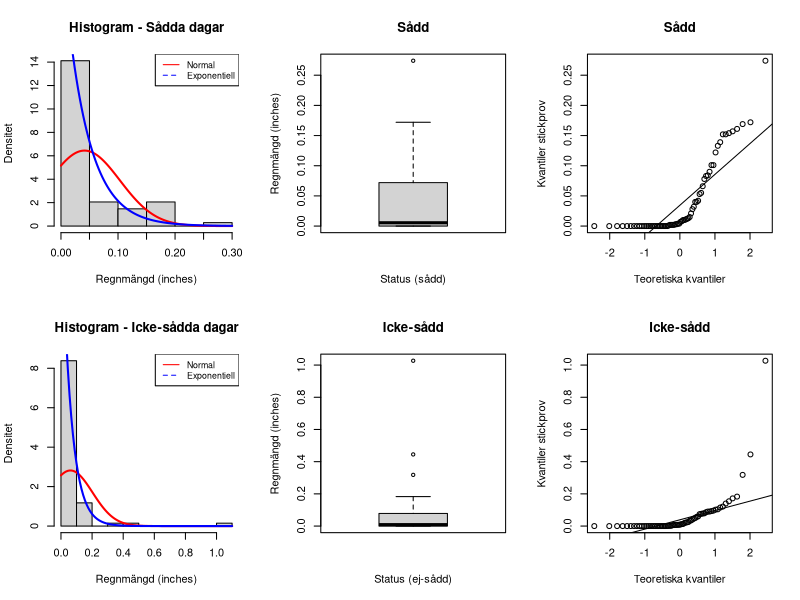

R code for this plot:
## ---- chunk 1
arizona <- read.csv("arizona.csv", header = FALSE) # läs csv filen

# skapa variabler
year <- arizona$V1 
seed <- arizona$V2
nonseed <- arizona$V3
## ---- chunk 2
seed_mean <- mean(seed)
seed_sd <- sd(seed)
nonseed_mean <- mean(nonseed)
nonseed_sd <- sd(nonseed)
## ---- chunk 3
old_par <- par(mfrow = c(2,3))

# sådda
hist(seed, prob = TRUE, main = "Histogram - Sådda dagar", 
     xlab = "Regnmängd (inches)", ylab = "Densitet")
curve(dnorm(x, mean = seed_mean, sd = seed_sd), 
      col = "red", lwd = 2, add = TRUE) # Normalfördelning
curve(dexp(x, rate = 1 / seed_mean), 
      col = "blue", lwd = 2, add = TRUE,) # Exponentiell fördelning
legend("topright", legend = c("Normal", "Exponentiell"),
       col = c("red", "blue"), lty = c(1, 2), cex = 0.8)


boxplot(seed, main = "Sådd", xlab = "Status (sådd)", ylab ="Regnmängd (inches)")


qqnorm(seed, main = "Sådd", xlab = "Teoretiska kvantiler", ylab ="Kvantiler stickprov")
qqline(seed, col = "black")


# icke sådda
hist(nonseed, prob = TRUE, main = "Histogram - Icke-sådda dagar", 
     xlab = "Regnmängd (inches)", ylab = "Densitet")
curve(dnorm(x, mean = nonseed_mean, sd = nonseed_sd), 
      col = "red", lwd = 2, add = TRUE) # Normalfördelning
curve(dexp(x, rate = 1 / nonseed_mean), 
      col = "blue", lwd = 2, add = TRUE) # Exponentiell fördelning
legend("topright", legend = c("Normal", "Exponentiell"),
       col = c("red", "blue"), lty = c(1, 2), cex = 0.8)


boxplot(nonseed, main = "Icke-sådd", xlab = "Status (ej-sådd)", ylab ="Regnmängd (inches)")


qqnorm(nonseed, main = "Icke-sådd", xlab = "Teoretiska kvantiler", ylab ="Kvantiler stickprov")
qqline(nonseed, col = "black")

par(old_par)
## ---- chunk 4
t_test <- t.test(seed, nonseed, alternative = "two.sided", mu = 0, paired = TRUE, conf.level = 0.95)
print(t_test)
